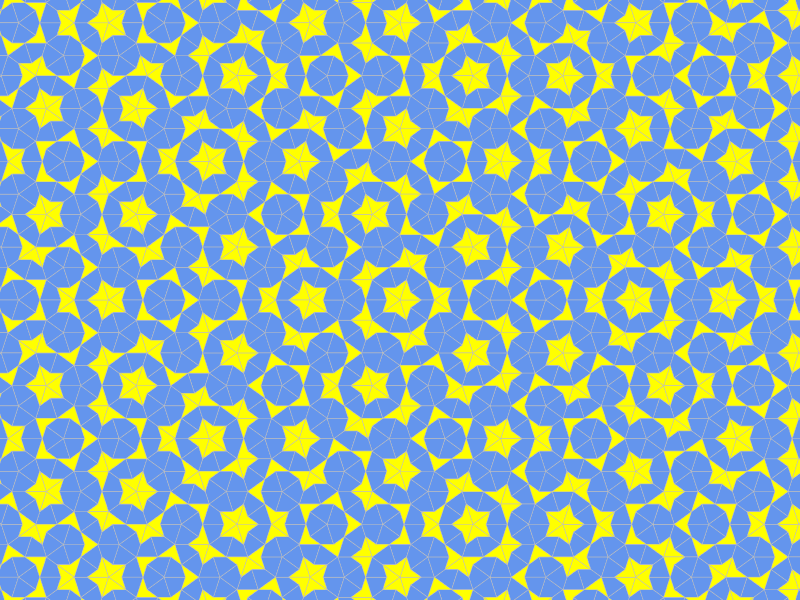

The R script that drew this image:
# This script plots a P2 Penrose tiling. 
# It is made of "kite" tiles and "arrow" tiles. It is a periodic
# and very pretty.

# function to add transparancy to a color
add_transparancy <- function(col, alpha) {
    col_rgb = col2rgb(col, alpha = alpha)
    return(rgb(col_rgb[1], 
               col_rgb[2],
               col_rgb[3],
               col_rgb[4], 
               maxColorValue = 255)
    )
}

# kite color
col_k   <- add_transparancy("cornflowerblue", 1) #add_transparancy("white", 1)
# arrows color 
col_a    <- add_transparancy("yellow", 1)#add_transparancy("mistyrose", 1)
# line color
col_line <- "grey"#"ivory"

# number of iterations (more iterations make more tiles)
it_max   <- 8
# line width
lwd <- 0.5

# should a rectangular box be ?
draw_rect <- F
# if yes, give the dimensions of the rectangle (1 x 1 takes the whole tiling)
width_rect <- 0.8
height_rect <- 0.5

# export the image to jpeg ?
export_jpeg <- T
# if yes, export file
export_file <- "im_penrose_kite_star_p2.jpeg"
# jpeg image parameters
width <- 50
height <- 30
res <- 600
pointsize <- 5

# shape at the center of the plot
start <- "star" # either "sun" or "star"

# angle a = pi / 5
a <- pi / 5
# golden ratio
phi <-  0.5 * (1 + sqrt(5))
# function to get the perpendicular vector to a vector u
orth_direct <- function(u) {
    return(c(-u[2], u[1]))
}

# function to get the distance between two points
dist <- function(A, B) {
    return(sqrt((A[1] - B[1]) ^ 2 + (A[2] - B[2]) ^ 2))
}
# function to draw a "kite" tile. 
# S are the coordinate of the summit of the kite (pointy part)
# C are the coordinate of the bottom of the kite (less pointy part)
draw_kite <- function(S, C, 
                      col = "red", 
                      border = NA, 
                      lwd = 0.5) {
    u <- C - S
    v <- orth_direct(u)
    A <- S + cos(a) * u + sin(a) * v
    B <- S + cos(a) * u - sin(a) * v
    
    polygon(c(S[1], A[1], C[1], B[1]), 
            c(S[2], A[2], C[2], B[2]),
            col = col, border = border, lwd = lwd)
}
# function to draw a "arrow" tile
# S are the coordinate of the summit of the arrow (pointy part)
# C are the coordinate of the bottom of the arrow (concave angle)
draw_arrow <- function(S, C, 
                       col = "blue", 
                       border = NA, 
                       lwd = 0.5) {
    u <- C - S
    v <- orth_direct(u)
    A <- S + cos(a) * phi * u + sin(a) * phi * v
    B <- S + cos(a) * phi * u - sin(a) * phi * v
    polygon(c(S[1], A[1], C[1], B[1]), 
            c(S[2], A[2], C[2], B[2]),
            col = col, border = border, lwd = lwd)
}

# function to cut a "kite" tile into 2 "kites" and an "arrow" tile
cut_kite <- function(S, C) {
    u <- C - S
    v <- orth_direct(u)
    S1 <- S + cos(a) * u + sin(a) * v
    S2 <- S + cos(a) * u - sin(a) * v
    C1 <- C2 <- C - 1 / phi ^ 2 * u
    S3 <- S
    C3 <- S + (S2 - S) * (phi - 1) / phi
    return(list(S1 = S1, C1 = C1, S2 = S2, C2 = C2, S3 = S3, C3 = C3))
}

# function to cut a "arrow" tile into a "kite" and a "arrow" tile
cut_arrow <- function(S, C) {
    u <- C - S
    v <- orth_direct(u)
    S_k <- S
    C_k <- C
    S_a  <- S + cos(a) * phi * u + sin(a) * phi * v
    C_a  <- S_a + 1 / phi ^ 2 * (S - S_a)
    
    return(list(S_k = S_k, C_k = C_k, S_a = S_a, C_a = C_a))
}

# initialize
it <- 0
n  <- 5

# define tiles of the central shape
if (start == "sun") {
    n_k <- 5
    n_a  <- 0
    S_k <- C_k <- matrix(0, nrow = 2, ncol = n_k)
    C_k[1, ] <- cos(a * (1 + 2 * 0:4))
    C_k[2, ] <- sin(a * (1 + 2 * 0:4))
    S_a <- C_a <- matrix(nrow = 2, ncol = 0)
} else if (start == "star") {
    n_k <- 0
    n_a  <- 5
    S_a <- C_a <- matrix(0, nrow = 2, ncol = n_a)
    C_a[1, ] <- cos(a * (1 + 2 * 0:4))
    C_a[2, ] <- sin(a * (1 + 2 * 0:4))
    S_k <- C_k <- matrix(nrow = 2, ncol = 0)    
}

# 
while (it <= it_max) {
    it <- it + 1
    
    # total number of tiles
    n_p <- n
    # present number of kite and arrow tiles
    n_k_p <- n_k
    n_a_p  <- n_a
    # present coordinates of kite tiles
    S_k_p <- S_k
    C_k_p <- C_k
    # present coordinates of arrow tiles
    S_a_p <- S_a
    C_a_p <- C_a
    # new increased number of kite and arrow tiles
    n_k <- n_a_p + 2 * n_k_p
    n_a  <- n_a_p + n_k_p
    # new total number of tiles
    n    <- n_k + n_a
    
    # Let's compute the new coordinates of the tiles
    S_k <- C_k <- matrix(0, nrow = 2, ncol = n_k)
    S_a  <- C_a  <- matrix(0, nrow = 2, ncol = n_a)
    if (n_k_p > 0) {
        # cut all kite tiles in 3 (2 kites and 1 arrow)
        for (i in 1:n_k_p) {
            dec <- cut_kite(S_k_p[, i], C_k_p[, i])
            S_k[, 2 * i - 1] <- dec$S1 
            C_k[, 2 * i - 1] <- dec$C1
            S_k[, 2 * i]     <- dec$S2 
            C_k[, 2 * i]     <- dec$C2
            S_a[, i] <- dec$S3 
            C_a[, i] <- dec$C3
        }
    }
    if (n_a_p > 0) {
        # cit all arrow tiles in 2 (1 kite and 1 arrow) 
        for (i in 1:n_a_p) {
            dec <- cut_arrow(S_a_p[, i], C_a_p[, i])
            S_k[, 2 * n_k_p + i] <- dec$S_k
            C_k[, 2 * n_k_p + i] <- dec$C_k
            S_a[, n_k_p + i] <- dec$S_a 
            C_a[, n_k_p + i] <- dec$C_a
        }
    }
    # If it's the end, make a plot.
    if (it == it_max) {
        if (export_jpeg) {
            jpeg(export_file, 
                 width = width, height = height, 
                 res = res, pointsize = pointsize, units = "cm")
        }
        # no margins
        par(mai = c(0, 0, 0, 0))
        # make an empty plot
        plot(NULL, xlim = c(-0.6, 0.6), 
             ylim = c(-0.2, 0.2), 
             xlab = "", ylab = "", asp = 1, 
             xaxt = "n", yaxt = "n", bty = "n")
        # draw all kite tiles one by one.
        for (i in 1:n_k) {
            S <- S_k[, i]
            C <- C_k[, i]
            draw_kite(S, C, col = col_k, border = col_line, lwd = lwd)
        }
        # draw all arrow tiles one by one
        for (i in 1:n_a) {
            S <- S_a[, i]
            C <- C_a[, i]
            draw_arrow(S, C, col_a, border = col_line, lwd = lwd)
        }
        # eventually draw a rectangle
        if (draw_rect) {
            points(width_rect / 2 * c(-1, -1, 1, 1, -1), height_rect / 2 * c(1, -1, -1, 1, 1), type = "l", lwd = 2)
        }
        if (export_jpeg) {
            dev.off()
        }
    }
}